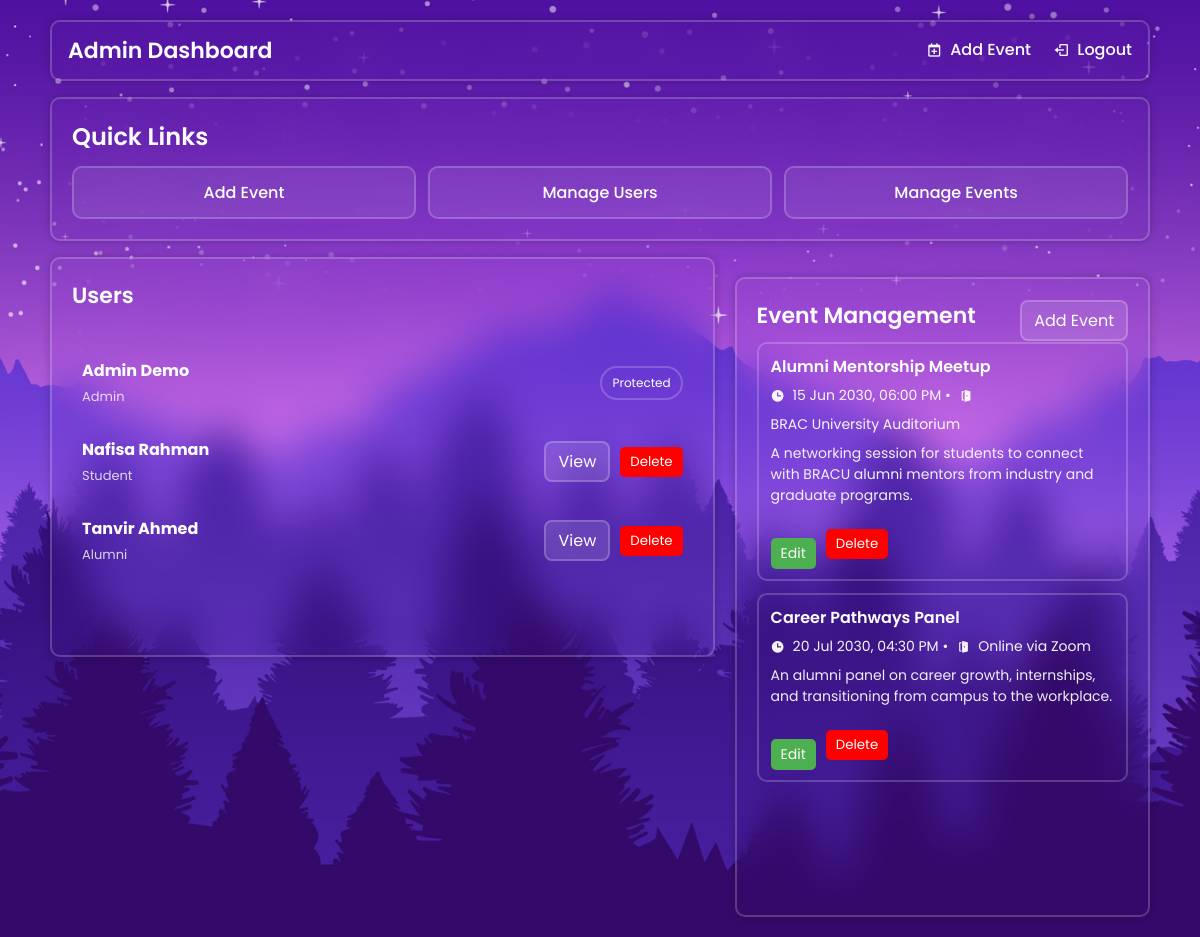
/admin_home.php (signed in), run on the app's committed database.
### tables this page shows
CREATE TABLE IF NOT EXISTS users (
    user_id INT UNSIGNED NOT NULL AUTO_INCREMENT,
    first_name VARCHAR(100) NOT NULL,
    last_name VARCHAR(100) NOT NULL,
    username VARCHAR(100) NOT NULL,
    password VARCHAR(255) NOT NULL,
    role ENUM('student', 'alumni', 'admin') NOT NULL,
    PRIMARY KEY (user_id),
    UNIQUE KEY uq_users_username (username),
    KEY idx_users_role (role)
);

CREATE TABLE IF NOT EXISTS events (
    event_id INT UNSIGNED NOT NULL AUTO_INCREMENT,
    event_name VARCHAR(255) NOT NULL,
    event_description TEXT NOT NULL,
    event_date DATETIME NOT NULL,
    event_location VARCHAR(255) NOT NULL,
    PRIMARY KEY (event_id),
    KEY idx_events_event_date (event_date)
);

### auth.php (called while the page is built, shortened)
<?php
function e($value)
{
    return htmlspecialchars((string) ($value ?? ''), ENT_QUOTES, 'UTF-8');
}
?>

### admin_home.php (the view, shortened to what this page needs)
<?php
require_once('auth.php');
require_once('DBconnect.php');
$sql = "SELECT user_id, first_name, last_name, role FROM users ORDER BY first_name ASC, last_name ASC";
$result = mysqli_query($conn, $sql);
$events_sql = "SELECT event_id, event_name, event_description, event_date, event_location FROM events ORDER BY event_date ASC";
$events_result = mysqli_query($conn, $events_sql);
?>
<!DOCTYPE html>
<html lang="en">
<head>
  <link rel="stylesheet" href="style.css" />
  <link rel="stylesheet" href="admin_home_style.css" />
  <link href="https://unpkg.com/boxicons@2.1.4/css/boxicons.min.css" rel="stylesheet" />
</head>
<body>
  <div class="page">
    <header class="glass hdr">
      <div class="title">Admin Dashboard</div>
      <nav class="links">
        <a href="add_event.php"><i class='bx bx-calendar-plus'></i><span>Add Event</span></a>
        <a href="logout.php"><i class='bx bx-log-out'></i><span>Logout</span></a>
      </nav>
    </header>
    <section class="glass card quick-links-card">
      <h3>Quick Links</h3>
      <div class="quick-links-grid">
        <a href="add_event.php" class="quick-link-btn">Add Event</a>
        <a href="#users-section" class="quick-link-btn">Manage Users</a>
        <a href="#events-section" class="quick-link-btn">Manage Events</a>
      </div>
    </section>
    <section class="dash">
      <section class="glass card users-list" id="users-section">
        <div class="section-head">
          <h3>Users</h3>
        </div>
        <ul>
          <?php if ($result && mysqli_num_rows($result) > 0): ?>
            <?php while ($user = mysqli_fetch_assoc($result)): ?>
              <?php
              $view_profile_path = '';
              if ($user['role'] === 'student') {
                  $view_profile_path = 'view_student_profile.php?user_id=' . (int) $user['user_id'];
              } elseif ($user['role'] === 'alumni') {
                  $view_profile_path = 'view_alumni_profile.php?user_id=' . (int) $user['user_id'];
              }
              ?>
              <li class="user-item">
                <div class="user-summary">
                  <div class="user-name"><?php echo e($user['first_name'] . ' ' . $user['last_name']); ?></div>
                  <div class="user-role"><?php echo e(ucfirst($user['role'])); ?></div>
                </div>
                <div class="user-actions">
                  <?php if ($view_profile_path): ?>
                    <a href="<?php echo e($view_profile_path); ?>" class="btn-view">View</a>
                  <?php endif; ?>
                  <?php if ($user['role'] === 'admin'): ?>
                    <span class="tag-protected">Protected</span>
                  <?php else: ?>
                    <form method="POST" action="delete_user.php">
                      <button type="submit" class="btn-delete">Delete</button>
                    </form>
                  <?php endif; ?>
                </div>
              </li>
            <?php endwhile; ?>
          <?php else: ?>
            <li class="empty-state">No users found.</li>
          <?php endif; ?>
        </ul>
      </section>
      <section class="glass card events" id="events-section">
        <div class="section-head">
          <h3>Event Management</h3>
          <a href="add_event.php" class="btn-add">Add Event</a>
        </div>
        <ul class="elist">
          <?php if ($events_result && mysqli_num_rows($events_result) > 0): ?>
            <?php while ($event = mysqli_fetch_assoc($events_result)): ?>
              <li>
                <div class="etitle"><?php echo e($event['event_name']); ?></div>
                <div class="emeta">
                  <i class='bx bxs-time'></i> <?php echo e(date('d M Y, h:i A', strtotime($event['event_date']))); ?> •
                  <i class='bx bxs-door-open'></i> <?php echo e($event['event_location']); ?>
                </div>
                <p class="edesc"><?php echo e($event['event_description']); ?></p>
                <div class="event-actions">
                  <a href="edit_event.php?event_id=<?php echo e($event['event_id']); ?>" class="btn-edit">Edit</a>
                  <form method="POST" action="delete_event.php">
                    <button type="submit" class="btn-delete">Delete</button>
                  </form>
                </div>
              </li>
            <?php endwhile; ?>
          <?php else: ?>
            <li class="empty-state">No events have been created yet.</li>
          <?php endif; ?>
        </ul>
      </section>
    </section>
  </div>
</body>
</html>

### style.css (style rules this page uses)
* { margin: 0; padding: 0; box-sizing: border-box; font-family: "Poppins", sans-serif; }
body { display: flex; justify-content: center; align-items: center; min-height: 100vh; background: url('img.jpg') no-repeat; background-size: cover; background-position: center; }

### admin_home_style.css (style rules this page uses)
body { display: block !important; justify-content: initial !important; align-items: initial !important; min-height: 100vh; }
.glass { background: transparent; border: 2px solid rgba(255, 255, 255, .2); backdrop-filter: blur(20px); box-shadow: 0 0 10px rgba(0, 0, 0, .2); color: #fff; border-radius: 10px; }
.page { width: min(1100px, 92%); margin: 20px auto; }
.hdr { display: flex; justify-content: space-between; align-items: center; padding: 12px 16px; }
.hdr .title { font-size: 22px; font-weight: 600; }
.hdr .links a { color: #fff; text-decoration: none; margin-left: 18px; display: inline-flex; align-items: center; gap: 8px; font-weight: 500; }
.quick-links-card { margin-top: 16px; }
.quick-links-card h3 { margin: 0 0 12px; }
.quick-links-grid { display: grid; grid-template-columns: repeat(auto-fit, minmax(160px, 1fr)); gap: 12px; }
.quick-link-btn { display: inline-flex; justify-content: center; align-items: center; padding: 12px 14px; border: 2px solid rgba(255, 255, 255, .2); border-radius: 10px; color: #fff; text-decoration: none; font-weight: 500; background: rgba(255, 255, 255, 0.08); }
.dash { margin-top: 16px; display: grid; grid-template-columns: 1.6fr 1fr; grid-template-rows: auto 1fr; gap: 20px; min-height: calc(100vh - 140px); }
.card { padding: 18px; }
.users-list { grid-column: 1; grid-row: 1 / span 2; display: flex; flex-direction: column; gap: 16px; max-height: 400px; overflow-y: auto; padding: 10px; background-color: rgba(255, 255, 255, 0.1); border-radius: 10px; }
.users-list h3 { font-size: 22px; font-weight: 600; margin-bottom: 20px; }
.users-list ul { list-style-type: none; padding-left: 0; }
.users-list li { display: flex; justify-content: space-between; align-items: center; margin-bottom: 10px; background-color: transparent; padding: 10px; border-radius: 8px; }
.user-name { font-weight: bold; flex-grow: 1; }
.user-summary { display: grid; gap: 4px; }
.user-role { font-size: 13px; opacity: .8; }
.user-actions { display: flex; align-items: center; gap: 10px; flex-wrap: wrap; }
.section-head { display: flex; justify-content: space-between; align-items: center; gap: 12px; flex-wrap: wrap; }
.btn-view, .btn-add { background-color: rgba(255, 255, 255, 0.12); color: white; padding: 6px 12px; border: 2px solid rgba(255, 255, 255, 0.2); border-radius: 8px; cursor: pointer; text-decoration: none; }
.tag-protected { padding: 6px 10px; border: 2px solid rgba(255, 255, 255, 0.2); border-radius: 999px; font-size: 12px; }
.btn-delete { background-color: red; color: white; padding: 5px 10px; border: none; border-radius: 5px; cursor: pointer; }
.events { grid-column: 2; grid-row: 2; }
.events h3 { margin: 0 0 10px; font-size: 22px; font-weight: 600; }
.elist { list-style: none; padding-left: 0; margin: 0; display: flex; flex-direction: column; gap: 12px; }
.elist li { border: 2px solid rgba(255, 255, 255, .2); border-radius: 10px; padding: 10px 12px; }
.etitle { font-weight: 600; margin-bottom: 6px; }
.emeta { opacity: .95; font-size: 14px; display: flex; align-items: center; gap: 8px; flex-wrap: wrap; }
.btn-edit { background-color: #4CAF50; color: white; padding: 5px 10px; font-size: 14px; border: none; border-radius: 5px; cursor: pointer; text-decoration: none; margin-top: 20px; align-self: center; }
.edesc { margin: 8px 0 0; font-size: 14px; line-height: 1.5; opacity: .92; }
.event-actions { display: flex; align-items: center; gap: 10px; flex-wrap: wrap; margin-top: 12px; }
.event-actions form { display: inline-flex; margin: 0; }
.card { padding: 20px; background: transparent; border: 2px solid rgba(255, 255, 255, .2); backdrop-filter: blur(20px); box-shadow: 0 0 10px rgba(0, 0, 0, 0.2); color: #fff; border-radius: 10px; }
form { display: flex; flex-direction: column; gap: 12px; }
button { background-color: #4CAF50; color: white; padding: 10px 20px; border: none; border-radius: 5px; cursor: pointer; }
h3 { font-size: 24px; font-weight: 600; margin-bottom: 16px; color: #fff; }

### data on the page
users: first_name+last_name "Admin Demo", role "Admin", shows "Protected"
users: first_name+last_name "Nafisa Rahman", role "Student"
users: first_name+last_name "Tanvir Ahmed", role "Alumni"
events: event_name "Alumni Mentorship Meetup", event_date "15 Jun 2030, 06:00 PM", event_location "BRAC University Auditorium", event_description "A networking session for students to connect with BRACU alumni mentors from industry and graduate programs."
events: event_name "Career Pathways Panel", event_date "20 Jul 2030, 04:30 PM", event_location "Online via Zoom", event_description "An alumni panel on career growth, internships, and transitioning from campus to the workplace."
